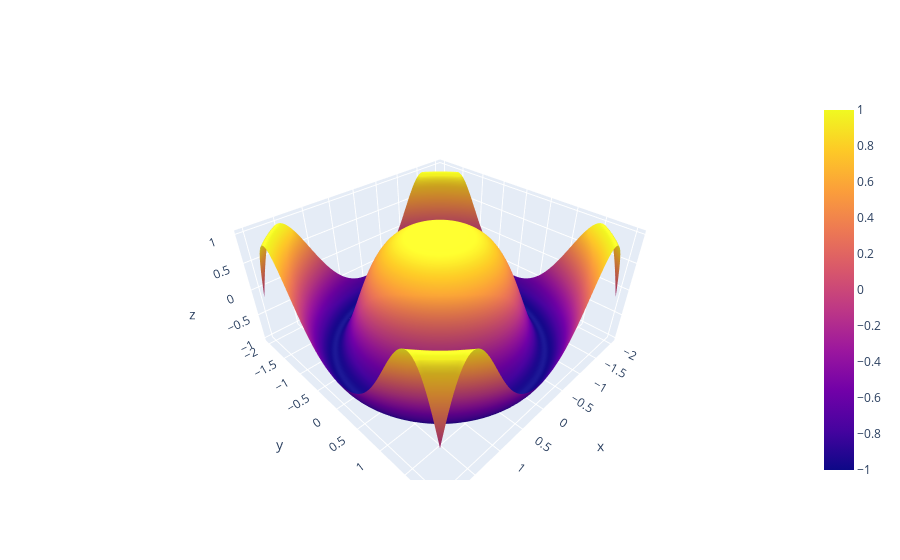

The cell this chart's notebook holds for it:
### Code cell
import plotly.graph_objects as go 
import numpy as np 
  
x = np.outer(np.linspace(-2, 2, 100), np.ones(100)) 
y = x.copy().T 
z = np.cos(x ** 2 + y ** 2) 
  
fig = go.Figure(data=[go.Surface(x=x, y=y, z=z)]) 
  
fig.show()

### Figure 1 — Plotly figure (JSON) as saved in the notebook; plotly's stock layout.template omitted (floating-point values rounded to 4 significant figures; data arrays with more than 128 entries replaced by an {"elided": "..."} marker saying what was removed)
{"data": [{"type": "surface", "x": {"elided": "100x100 float values"}, "y": {"elided": "100x100 float values"}, "z": {"elided": "100x100 float values"}}], "layout": {}}
